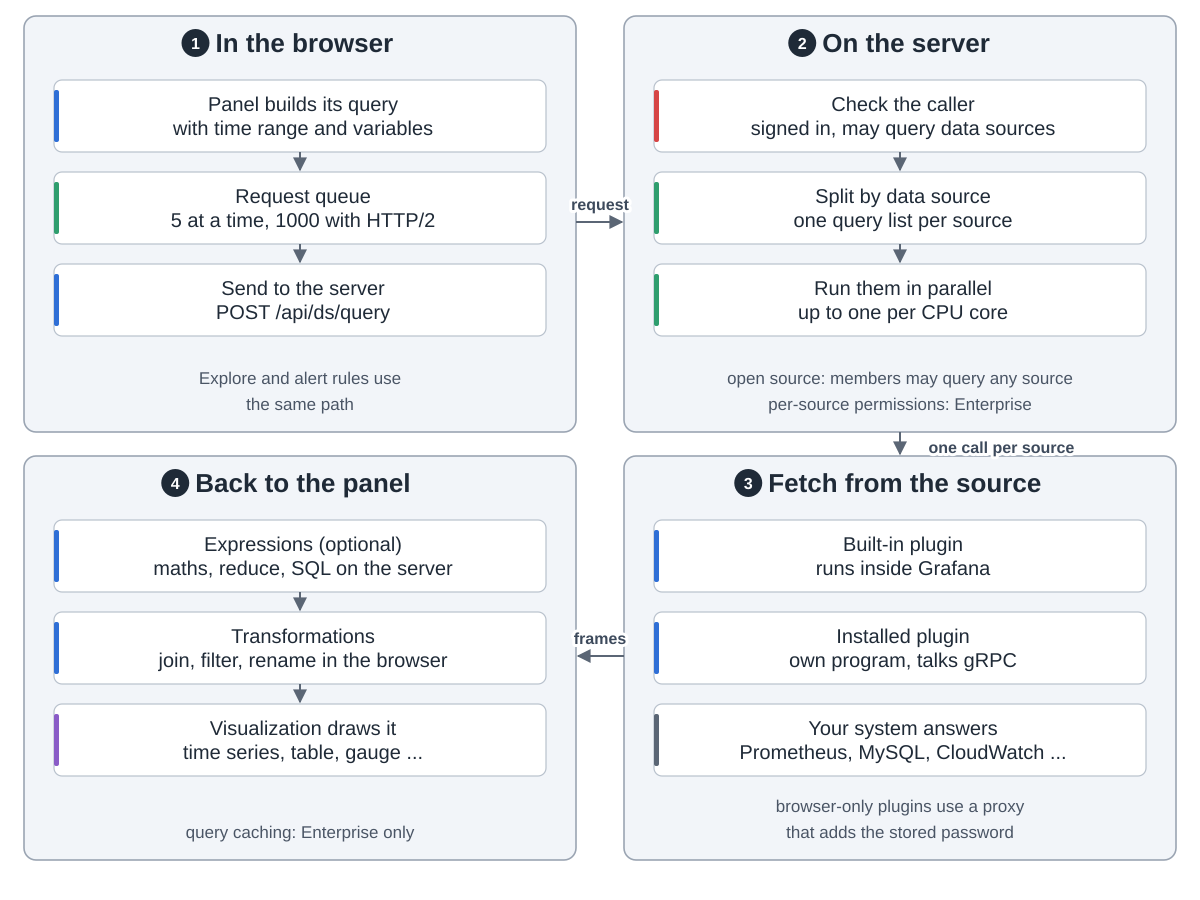

Source code (Python):
"""Grafana: how a panel gets its data.  Drawn from grafana/grafana at commit 6b6eaf7:
packages/grafana-runtime/src/utils/DataSourceWithBackend.ts (POST /api/ds/query),
public/app/core/services/FetchQueueWorker.ts (5 parallel, 1000 with HTTP/2), pkg/api/api.go:503 (datasources:query),
pkg/services/query/query.go (group by data source, run in parallel), pkg/expr (math, reduce, resample, threshold, SQL),
pkg/services/pluginsintegration/coreplugin/coreplugins.go (built-in backends), grpcplugin (external over gRPC),
pkg/api/pluginproxy/ds_proxy.go (proxy adds stored credentials), pkg/services/caching/service.go (OSS cache is a no-op),
packages/grafana-data/src/transformations (transformations run in the browser).

Snake order: 1 in the browser -> 2 on the server -> 3 fetch from the source -> 4 back to the panel.
Run: python3 query.py"""
import sys
from pathlib import Path

sys.path.insert(0, str(Path(__file__).resolve().parents[2] / "tools"))
from archdiagram import Diagram  # noqa: E402

L, R, W = 24, 624, 552
T1, H1 = 16, 416
T2, H2 = 456, 404


def col(x, top, cards, h=72, gap=24, arrows=True):
    """One column of wide cards, top to bottom, optionally joined by arrows."""
    for i, (lbl, kind) in enumerate(cards):
        y = top + 64 + i * (h + gap)
        d.card(x + 30, y, lbl, kind, w=492, h=h)
        if arrows and i:
            d.arrow(f"M{x + W / 2} {y - gap}V{y - 2}")


def notes(x, top, hgt, *lines):
    """Up to two note lines at the foot of a group."""
    for i, s in enumerate(lines):
        d.note(x + W / 2, top + hgt - 22 - (len(lines) - 1 - i) * 26, s)


def handoffs(a, b, c, ya=T1 + 206, yc=T2 + 200):
    """Arrows between the four groups in snake order, with what each one carries."""
    if a:
        d.arrow(f"M{L + W} {ya}H{R - 2}", label=a, at=(600, ya - 12))
    if b:
        d.arrow(f"M{R + W / 2} {T1 + H1}V{T2 - 2}", label=b, at=(R + W / 2 + 14 + len(b) * 4.6, T1 + H1 + 21))
    if c:
        d.arrow(f"M{R} {yc}H{L + W + 2}", label=c, at=(600, yc - 12))

d = Diagram("Grafana: how a panel gets its data",
            "1 In the browser: a panel builds its query with the dashboard's time range and variables; a queue "
            "sends at most 5 data requests at a time, or 1000 with HTTP/2, and sends them to /api/ds/query. "
            "2 On the server: Grafana checks the caller is signed in and may query data sources, then the query "
            "service splits the request by data source and runs them in parallel, up to one per CPU core by default. In open source any member of an "
            "organisation may query any data source; per data source permissions are Enterprise. "
            "3 Fetch from the source: a data source plugin asks your system. A few plugins are built into Grafana; "
            "the rest run as their own program and talk to Grafana over gRPC. Browser-only plugins go through "
            "a proxy that adds the stored password. "
            "4 Back to the panel: answers come back as data frames; optional expressions do maths, reduce, "
            "resample or SQL on the server, transformations join or filter in the browser, and the visualization "
            "draws the result. Query caching is Enterprise only.")

d.group(L, T1, W, H1, "In the browser", 1)
col(L, T1, [("Panel builds its query|with time range and variables", "coding"),
            ("Request queue|5 at a time, 1000 with HTTP/2", "plan"),
            ("Send to the server|POST /api/ds/query", "coding")], gap=20)
notes(L, T1, H1, "Explore and alert rules use", "the same path")

d.group(R, T1, W, H1, "On the server", 2)
col(R, T1, [("Check the caller|signed in, may query data sources", "review"),
            ("Split by data source|one query list per source", "plan"),
            ("Run them in parallel|up to one per CPU core", "plan")], gap=20)
notes(R, T1, H1, "open source: members may query any source", "per-source permissions: Enterprise")

d.group(R, T2, W, H2, "Fetch from the source", 3)
col(R, T2, [("Built-in plugin|runs inside Grafana", "coding"),
            ("Installed plugin|own program, talks gRPC", "coding"),
            ("Your system answers|Prometheus, MySQL, CloudWatch ...", "data")], gap=20, arrows=False)
notes(R, T2, H2, "browser-only plugins use a proxy", "that adds the stored password")

d.group(L, T2, W, H2, "Back to the panel", 4)
col(L, T2, [("Expressions (optional)|maths, reduce, SQL on the server", "coding"),
            ("Transformations|join, filter, rename in the browser", "coding"),
            ("Visualization draws it|time series, table, gauge ...", "write")], gap=20)
notes(L, T2, H2, "query caching: Enterprise only")

handoffs("request", "one call per source", "frames")

d.save(Path(__file__).with_name("query.svg"))
